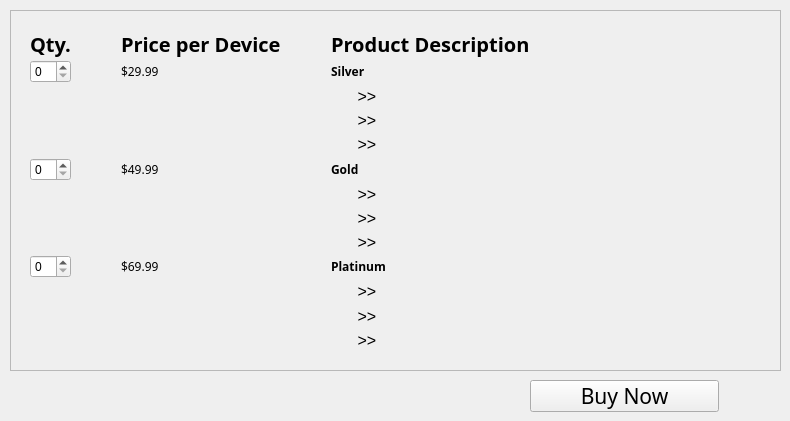
      <widget class="QWidget" name="ChoosingProduct">
       <widget class="QFrame" name="Frame1">
        <property name="geometry">
         <rect>
          <x>10</x>
          <y>10</y>
          <width>771</width>
          <height>361</height>
         </rect>
        </property>
        <property name="frameShape">
         <enum>QFrame::StyledPanel</enum>
        </property>
        <property name="frameShadow">
         <enum>QFrame::Raised</enum>
        </property>
        <widget class="QWidget" name="gridLayoutWidget_2">
         <property name="geometry">
          <rect>
           <x>20</x>
           <y>20</y>
           <width>731</width>
           <height>321</height>
          </rect>
         </property>
         <layout class="QGridLayout" name="WhatToPurchase" columnstretch="0,0,2">
          <property name="horizontalSpacing">
           <number>50</number>
          </property>
          <property name="verticalSpacing">
           <number>2</number>
          </property>
          <item row="6" column="2">
           <widget class="QLabel" name="goldDescription1">
            <property name="font">
             <font>
              <pointsize>12</pointsize>
             </font>
            </property>
            <property name="text">
             <string>      &gt;&gt;</string>
            </property>
           </widget>
          </item>
          <item row="11" column="2">
           <widget class="QLabel" name="PlatinumDescription2">
            <property name="font">
             <font>
              <pointsize>12</pointsize>
             </font>
            </property>
            <property name="text">
             <string>      &gt;&gt;</string>
            </property>
           </widget>
          </item>
          <item row="1" column="2">
           <widget class="QLabel" name="Silver_label_2">
            <property name="font">
             <font>
              <family>Heiti SC</family>
              <weight>75</weight>
              <bold>true</bold>
             </font>
            </property>
            <property name="text">
             <string>Silver</string>
            </property>
           </widget>
          </item>
          <item row="0" column="2">
           <widget class="QLabel" name="product_label">
            <property name="font">
             <font>
              <family>Heiti SC</family>
              <pointsize>15</pointsize>
              <weight>75</weight>
              <bold>true</bold>
             </font>
            </property>
            <property name="text">
             <string>Product Description</string>
            </property>
           </widget>
          </item>
          <item row="10" column="2">
           <widget class="QLabel" name="PlatinumDescription1">
            <property name="font">
             <font>
              <pointsize>12</pointsize>
             </font>
            </property>
            <property name="text">
             <string>      &gt;&gt;</string>
            </property>
           </widget>
          </item>
          <item row="1" column="1">
           <widget class="QLabel" name="silverPrice_label">
            <property name="font">
             <font>
              <family>Heiti SC</family>
              <weight>50</weight>
              <bold>false</bold>
             </font>
            </property>
            <property name="text">
             <string>$29.99</string>
            </property>
           </widget>
          </item>
          <item row="12" column="2">
           <widget class="QLabel" name="PlatinumDescription3">
            <property name="font">
             <font>
              <pointsize>12</pointsize>
             </font>
            </property>
            <property name="text">
             <string>      &gt;&gt;</string>
            </property>
           </widget>
          </item>
          <item row="9" column="0">
           <widget class="QSpinBox" name="platinum_spinBox"/>
          </item>
          <item row="0" column="1">
           <widget class="QLabel" name="price_label">
            <property name="font">
             <font>
              <family>Heiti SC</family>
              <pointsize>15</pointsize>
              <weight>75</weight>
              <bold>true</bold>
             </font>
            </property>
            <property name="text">
             <string>Price per Device</string>
            </property>
           </widget>
          </item>
          <item row="9" column="2">
           <widget class="QLabel" name="Platinum_label_2">
            <property name="font">
             <font>
              <family>Heiti SC</family>
              <weight>75</weight>
              <bold>true</bold>
             </font>
            </property>
            <property name="text">
             <string>Platinum</string>
            </property>
           </widget>
          </item>
          <item row="3" column="2">
           <widget class="QLabel" name="sliverDescription2">
            <property name="font">
             <font>
              <pointsize>12</pointsize>
             </font>
            </property>
            <property name="text">
             <string>      &gt;&gt;</string>
            </property>
           </widget>
          </item>
          <item row="5" column="2">
           <widget class="QLabel" name="gold_label">
            <property name="font">
             <font>
              <family>Heiti SC</family>
              <weight>75</weight>
              <bold>true</bold>
             </font>
            </property>
            <property name="text">
             <string>Gold</string>
            </property>
           </widget>
          </item>
          <item row="5" column="1">
           <widget class="QLabel" name="GoldPrice_label">
            <property name="font">
             <font>
              <family>Heiti SC</family>
              <weight>50</weight>
              <bold>false</bold>
             </font>
            </property>
            <property name="text">
             <string>$49.99</string>
            </property>
           </widget>
          </item>
          <item row="5" column="0">
           <widget class="QSpinBox" name="gold_spinBox"/>
          </item>
          <item row="4" column="2">
           <widget class="QLabel" name="sliverDescription3">
            <property name="font">
             <font>
              <pointsize>12</pointsize>
             </font>
            </property>
            <property name="text">
             <string>      &gt;&gt;</string>
            </property>
           </widget>
          </item>
          <item row="1" column="0">
           <widget class="QSpinBox" name="silver_spinBox"/>
          </item>
          <item row="0" column="0">
           <widget class="QLabel" name="qty_label">
            <property name="font">
             <font>
              <family>Heiti SC</family>
              <pointsize>15</pointsize>
              <weight>75</weight>
              <bold>true</bold>
             </font>
            </property>
            <property name="text">
             <string>Qty.</string>
            </property>
           </widget>
          </item>
          <item row="2" column="2">
           <widget class="QLabel" name="sliverDescription1">
            <property name="font">
             <font>
              <pointsize>12</pointsize>
             </font>
            </property>
            <property name="text">
             <string>      &gt;&gt;</string>
            </property>
           </widget>
          </item>
          <item row="7" column="2">
           <widget class="QLabel" name="goldDescription2">
            <property name="font">
             <font>
              <pointsize>12</pointsize>
             </font>
            </property>
            <property name="text">
             <string>      &gt;&gt;</string>
            </property>
           </widget>
          </item>
          <item row="9" column="1">
           <widget class="QLabel" name="PlatinumPrice_label_2">
            <property name="font">
             <font>
              <family>Heiti SC</family>
              <weight>50</weight>
              <bold>false</bold>
             </font>
            </property>
            <property name="text">
             <string>$69.99</string>
            </property>
           </widget>
          </item>
          <item row="8" column="2">
           <widget class="QLabel" name="goldDescription3">
            <property name="font">
             <font>
              <pointsize>12</pointsize>
             </font>
            </property>
            <property name="text">
             <string>      &gt;&gt;</string>
            </property>
           </widget>
          </item>
         </layout>
        </widget>
       </widget>
       <widget class="QPushButton" name="BuyNowButton">
        <property name="geometry">
         <rect>
          <x>530</x>
          <y>380</y>
          <width>189</width>
          <height>32</height>
         </rect>
        </property>
        <property name="font">
         <font>
          <family>Heiti SC</family>
          <pointsize>16</pointsize>
         </font>
        </property>
        <property name="text">
         <string>Buy Now</string>
        </property>
       </widget>
      </widget>
